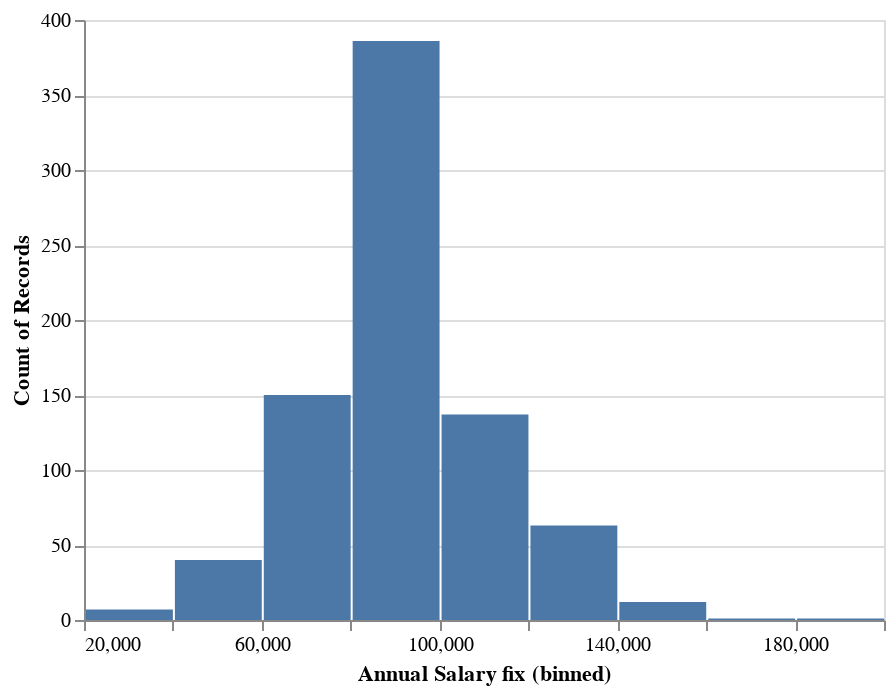

Notebook source saved alongside this figure:
### Code cell
import altair as alt
alt.Chart(salary[0:1000]).mark_bar().encode(alt.X("Annual Salary fix:Q", bin=True), y="count()")

### Figure 1 — Vega-Lite specification as saved in the notebook (floating-point values rounded to 4 significant figures; data arrays with more than 128 entries replaced by an {"elided": "..."} marker saying what was removed)
{"config": {"view": {"continuousWidth": 400, "continuousHeight": 300}}, "data": {"name": "data-60c27ceb6f6bb5682132f2b63895e3ed"}, "mark": "bar", "encoding": {"x": {"type": "quantitative", "bin": true, "field": "Annual Salary fix"}, "y": {"type": "quantitative", "aggregate": "count"}}, "$schema": "https://vega.github.io/schema/vega-lite/v4.8.1.json", "datasets": {"data-60c27ceb6f6bb5682132f2b63895e3ed": {"elided": "1000 records"}}}
